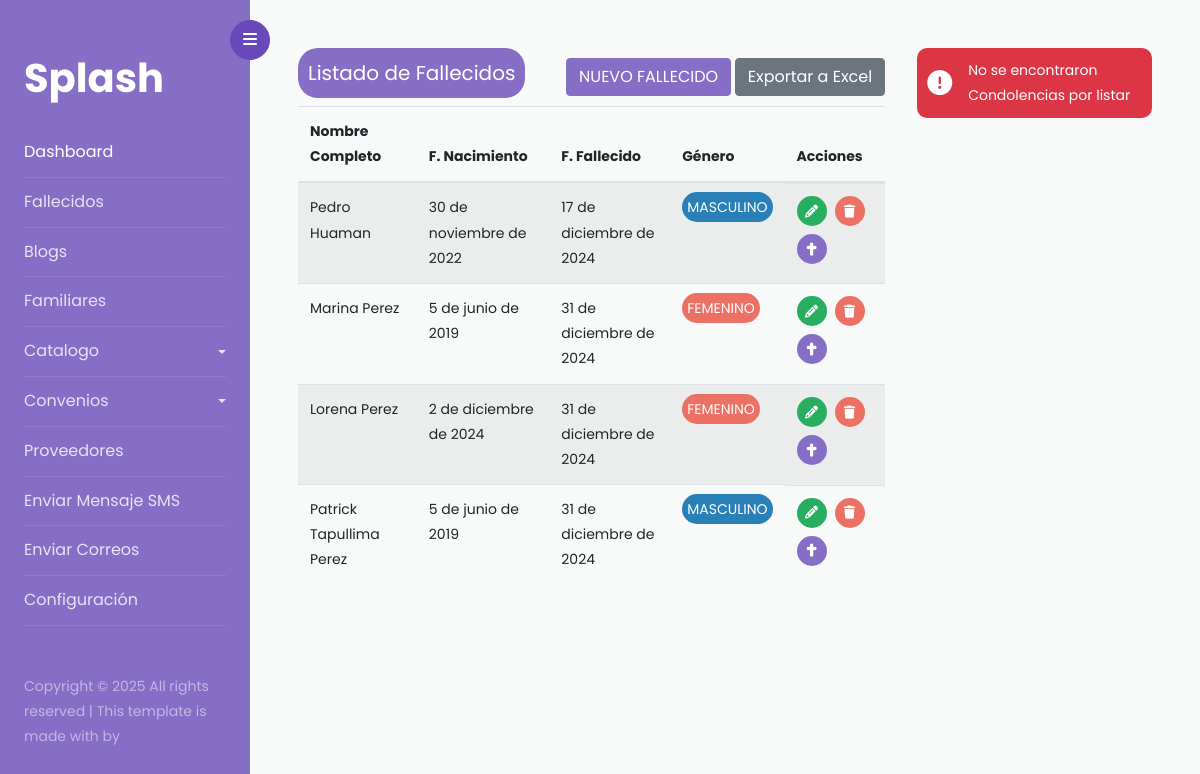
Page /fallecidos/listado-fallecidos/ on the committed database.
### fallecidos/models.py (models this page shows)
class Fallecido(models.Model):
    GENERO = [('F', 'Femenino'), ('M', 'Masculino')]
    DOCUMENTO = [('DNI', 'Documento de Identidad'), ('PST', 'Pasaporte')]
    nombre_completo = models.CharField(max_length=255)
    apellido = models.CharField(max_length=155)
    fecha_nacimiento = models.DateField()
    fecha_fallecido = models.DateField()
    genero =  models.CharField(choices=GENERO, max_length=1, default='M')
    documento_identidad =  models.CharField(choices=DOCUMENTO,max_length=3, default='DNI')
    fecha_creacion = models.DateTimeField(auto_now_add=True)

### fallecidos/views.py (the view)
# urls.py: path('listado-fallecidos/', Fallecidos.as_view() , name='fallecidos'),
class Fallecidos(ListView):
    model = Fallecido
    context_object_name = 'fallecidos'
    template_name = 'index_fallecido.html'
    def get_context_data(self, **kwargs):
        context = super().get_context_data(**kwargs)
        fallecido_id = self.kwargs.get('pk')
        if fallecido_id:
            context['condolencias'] = Condolencias.objects.filter(nombre_fallecido_id=fallecido_id)
            context['count'] =  Condolencias.objects.count()
        else:
            context['condolencias'] = None
        return context

### fallecidos/templates/index_fallecido.html
{% extends 'index.html' %}
{% block content %}
<div class="content-grid-layoud">
    <div>
        <div class="flex-content-modal">
            <h5 class="title-list-table">Listado de Fallecidos</h5>
            <div>
                <a href="{% url 'fallecidos:create-deceased' %}" class="btn btn-primary">NUEVO FALLECIDO</a>
                <a href="{% url 'fallecidos:Excel-Fallecidos' %}" class="btn btn-secondary">Exportar a Excel</a>
            </div>
        </div>
        <table class="table table-striped table-hover">
            <thead>
                <tr>
                    <th scope="col">Nombre Completo</th>
                    <th scope="col">F. Nacimiento</th>
                    <th scope="col">F. Fallecido</th>
                    <th scope="col">Género</th>
                    <th scope="col">Acciones</th>
                </tr>
            </thead>
            <tbody>
                {% for i in fallecidos %}
                <tr>
                    <td>{{ i.nombre_completo }}  {{ i.apellido }}</td>
                    <td>{{ i.fecha_nacimiento }}</td>
                    <td>{{ i.fecha_fallecido }}</td>
                    <td><span class=" {% if i.genero == 'M' %}  span-gender-male {% else%} span-gender-female {% endif %} ">{{ i.get_genero_display|upper }}</span></td>
                    <td class="td-actions">
                        <a href="{% url 'fallecidos:update-deceased' i.id %}"><i class="fa-solid fa-pencil"></i></a>
                        <a href=""><i class="fa-solid fa-trash"></i></a>
                        <a href="{% url 'fallecidos:condolencias' i.pk %}"><i class="fa-solid fa-cross"></i></a>
                    </td>
                </tr>
                {% endfor %}
            </tbody>
        </table>
    </div>
    <div>
        {% if condolencias %}
        <h6 class="title-list-table">CONDOLENCIAS</h6>
        <span>Se ah encontrado: {{ count }} </span>
        {% for cn in condolencias %}
        <div class="card-condolencias" style="max-width: 540px;">
            <div class="card-header-condolencias">
                <img class="img-condolencias" src="https://crematoriovirgendelanatividadtpp.com/wp-content/uploads/2024/09/logo-crema-ok-sin-fondo.png" class="img-fluid rounded-start" alt="...">
            </div>
            <div class="card-body-condolencias">
                <p class="" style="margin: 0px;">{{ cn.descripcion }}</p>
                    <p class="" ><small class="text-muted">{{ cn.fecha_creacion }}</small></p>
                    <div class="action-btn-icon">
                        <a href=""><i class="fa-solid fa-pencil"></i></a>
                        <a href=""><i class="fa-solid fa-trash"></i></a>
                        <a href=""><i class="fa-regular fa-eye"></i></a>
                    </div>
            </div>
          </div>
        {% endfor %}
        {% else %}
        <div class="card-danger bg-danger">
            <i class="fa-solid fa-circle-exclamation"></i>
            <span > No se encontraron Condolencias por listar</span>
        </div>
        {% endif %}
    </div>
</div>
{% endblock %}

### static/css/style-fallecido.css (style rules this page uses)
* { margin: 0px; padding: 0px; }
div.content-grid-layoud { display: grid; grid-template-columns: 2.5fr 1fr; gap: 2rem; }
h5.title-list-table { background-color: #866ec7; color: #FFF; width: max-content; padding: 10px; border-radius: 20px; }
span.span-gender-male { background-color: var(--gender-male); color: #FFF; padding: 5px; border-radius: 20px; }
span.span-gender-female { background-color: var(--gender-female); color: #FFF; padding: 5px; border-radius: 20px; }
td.td-actions { display: flex; gap: 0.5rem; flex-wrap: wrap; }
i.fa-pencil { background-color: #27ae60; }
i.fa-cross, i.fa-eye { background-color: #866ec7 ; }
i.fa-trash { background-color: var(--gender-female); }
i.fa-pencil, i.fa-trash, i.fa-eye, i.fa-cross { height: 30px; width: 30px; border-radius: 50% 50%; color: #FFF; display: flex; justify-content: center; align-items: center; font-size: 13px; }

### static/css/style-modal.css (style rules this page uses)
div.flex-content-modal { display: flex; justify-content: space-between; align-items: center; }

### rows in the picture
Fallecido: nombre_completo "Pedro", apellido "Huaman", fecha_nacimiento "30 de noviembre de 2022", fecha_fallecido "17 de diciembre de 2024", genero "MASCULINO"
Fallecido: nombre_completo "Marina", apellido "Perez", fecha_nacimiento "5 de junio de 2019", fecha_fallecido "31 de diciembre de 2024", genero "FEMENINO"
Fallecido: nombre_completo "Lorena", apellido "Perez", fecha_nacimiento "2 de diciembre de 2024", fecha_fallecido "31 de diciembre de 2024", genero "FEMENINO"
Fallecido: nombre_completo "Patrick", apellido "Tapullima Perez", fecha_nacimiento "5 de junio de 2019", fecha_fallecido "31 de diciembre de 2024", genero "MASCULINO"
